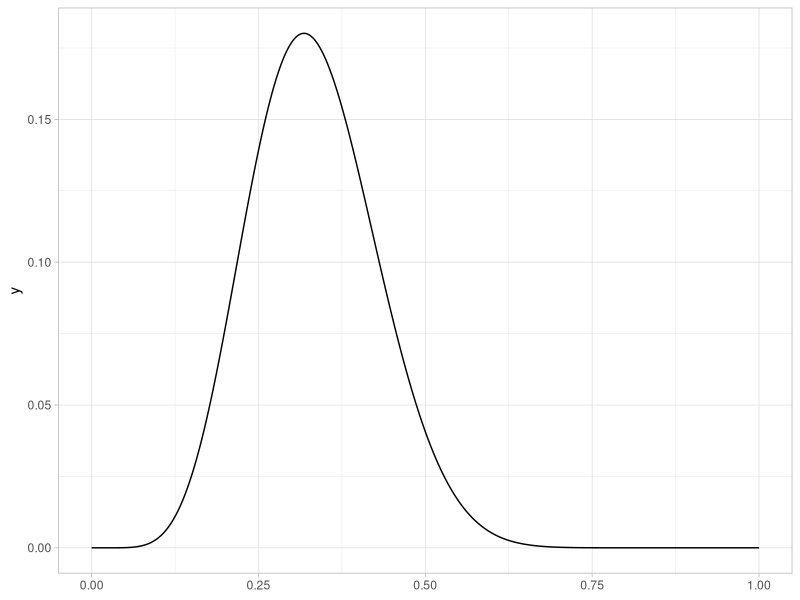
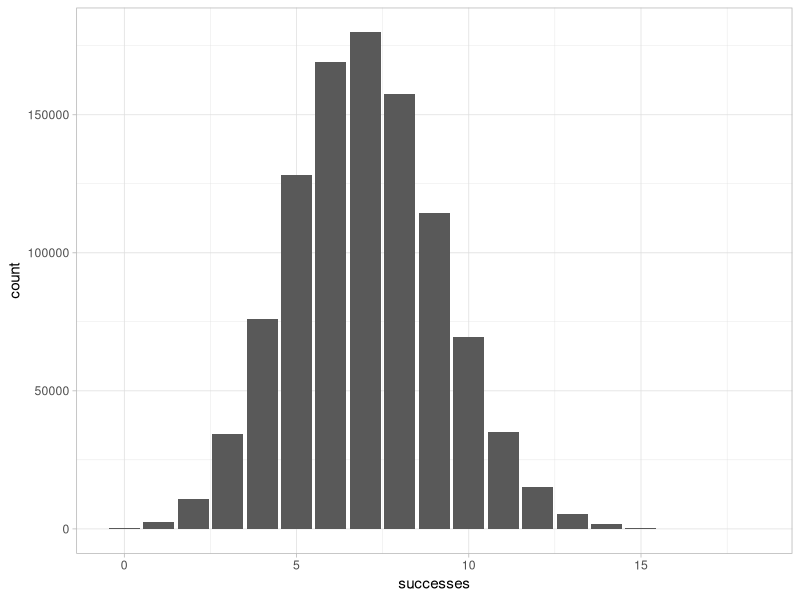
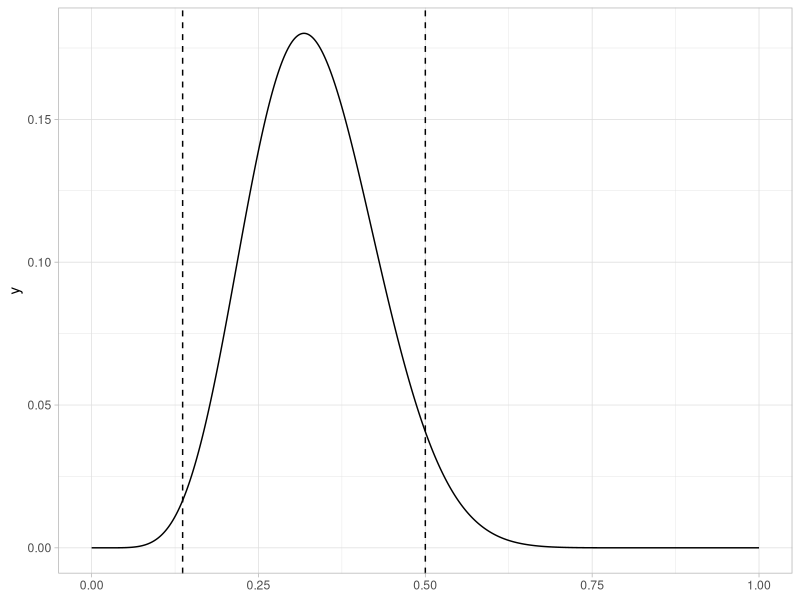
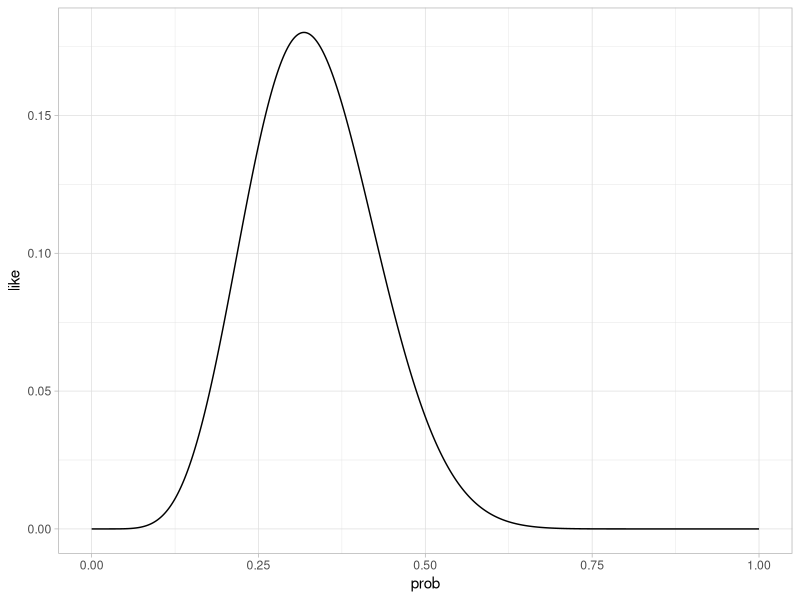
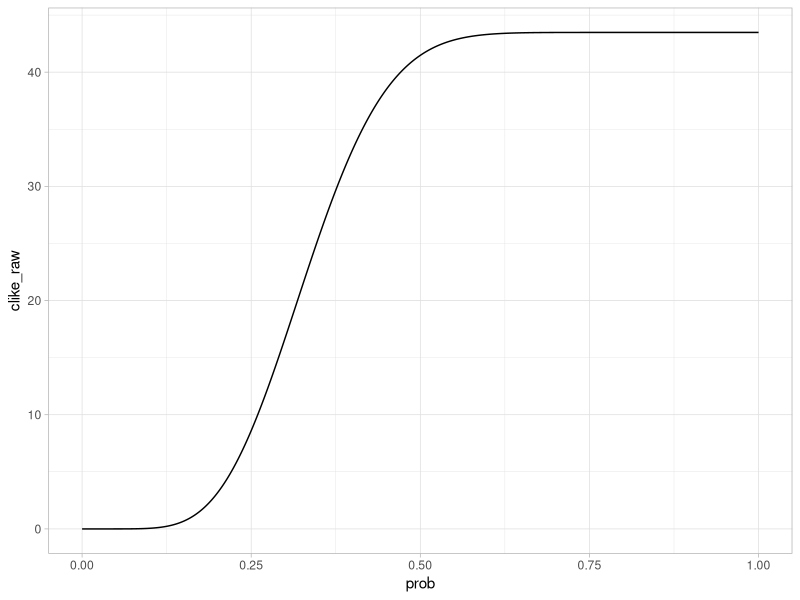
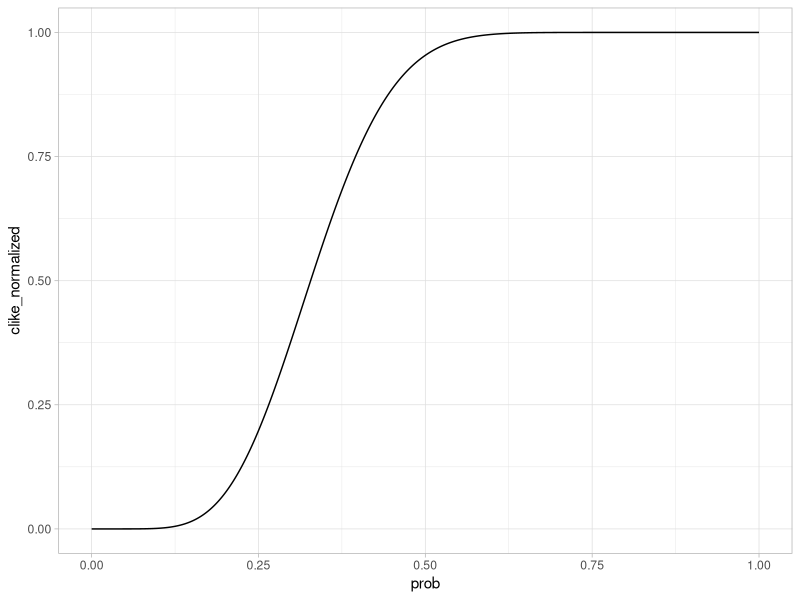
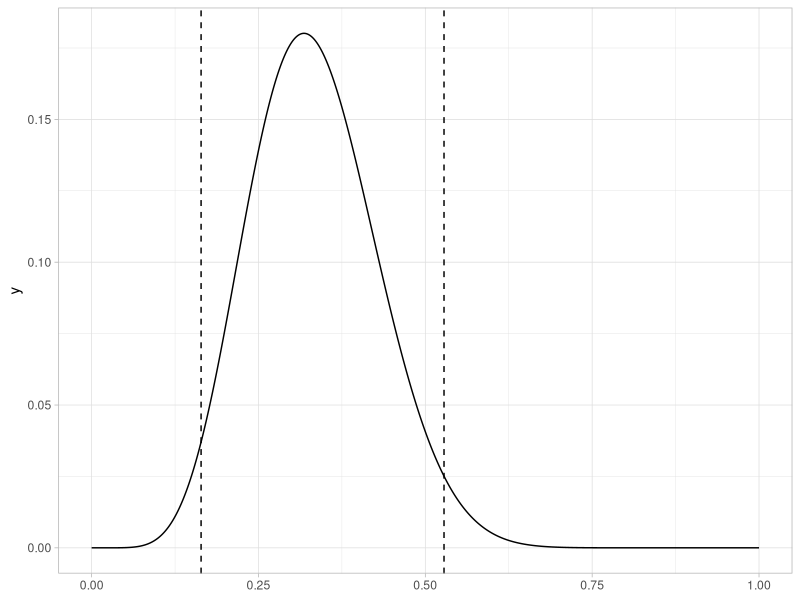

Recreate these plots in R, in order.
library(tidyverse)
theme_set(theme_light())

# plot likelihood
plot <- ggplot() +
  xlim(c(0,1)) +
  geom_function(fun = \(prob) dbinom(x = 7,
                                     size = 22,
                                     prob = prob),
                n = 1000)
plot

# simulation confint
sims <- tibble(successes = rbinom(1e6, size = 22, prob = 7/22),
               est_prob = successes / 22)

sims |> 
  summarize(lb = quantile(est_prob, .025),
            ub = quantile(est_prob, .975))

# analytic confidence intervals
# next member of the *binom family

## successes
qbinom(p = c(.025, .975), 
       size = 22,
       prob = 7/22)

## so you can see
ggplot(sims,
       aes(x = successes)) +
  geom_bar()

## divide by denom for probabilities
qbinom(p = c(.025, .975), 
       size = 22,
       prob = 7/22) / 22

# this is "lumpy" because the underlying process has a denom of 22, which
# has nothing to do with the true prob. in the world! The options:

# plot
## save CI as a vector
ci <- qbinom(p = c(.025, .975), 
             size = 22,
             prob = 7/22) / 22

## add to plot above
## see how it's lopsided?
plot + geom_vline(xintercept = ci,
                  linetype = "dashed")

# calculate with CLT
## try replacing the 7 with smaller or larger numbers (e.g., 1); what happens
phat <- 7/22
sd <- sqrt(phat * (1 - phat))
se <- sd / sqrt(22)

ub <- phat + 1.96*se
lb <- phat - 1.96*se

ci_clt <- c(lb, ub)
ci_clt

# likelihood based grid approximation
## reminder: what is an integral? why does it matter here?
likelihoods <- tibble(
  prob = seq(from = 0,
             to =   1,
             by =    .001)) |> 
  mutate(like = dbinom(7, 22, prob),
         clike_raw = cumsum(like),
         clike_normalized = clike_raw / sum(like))

ggplot(likelihoods,
       aes(x = prob,
           y = like)) +
  geom_line()

ggplot(likelihoods,
       aes(x = prob,
           y = clike_raw)) +
  geom_line()

ggplot(likelihoods,
       aes(x = prob,
           y = clike_normalized)) +
  geom_line()

# get the CI
ll_ci <- likelihoods|> 
  filter(clike_normalized >= .025 & 
           clike_normalized <= .975) |> 
  summarize(lb = min(prob),
            ub = max(prob)) |> 
  as.numeric()

ll_ci # here it is

# add the lines to the plot
## see how it's more symmetrical?
plot + geom_vline(xintercept = ll_ci,
               linetype = "dashed")

# hypothesis testing
## null value (e.g., .5)
## alternative value (e.g., <.5)
## alpha level (e.g., .05); the complement of the CI width
## simple version: does the CI overlap a null value?
